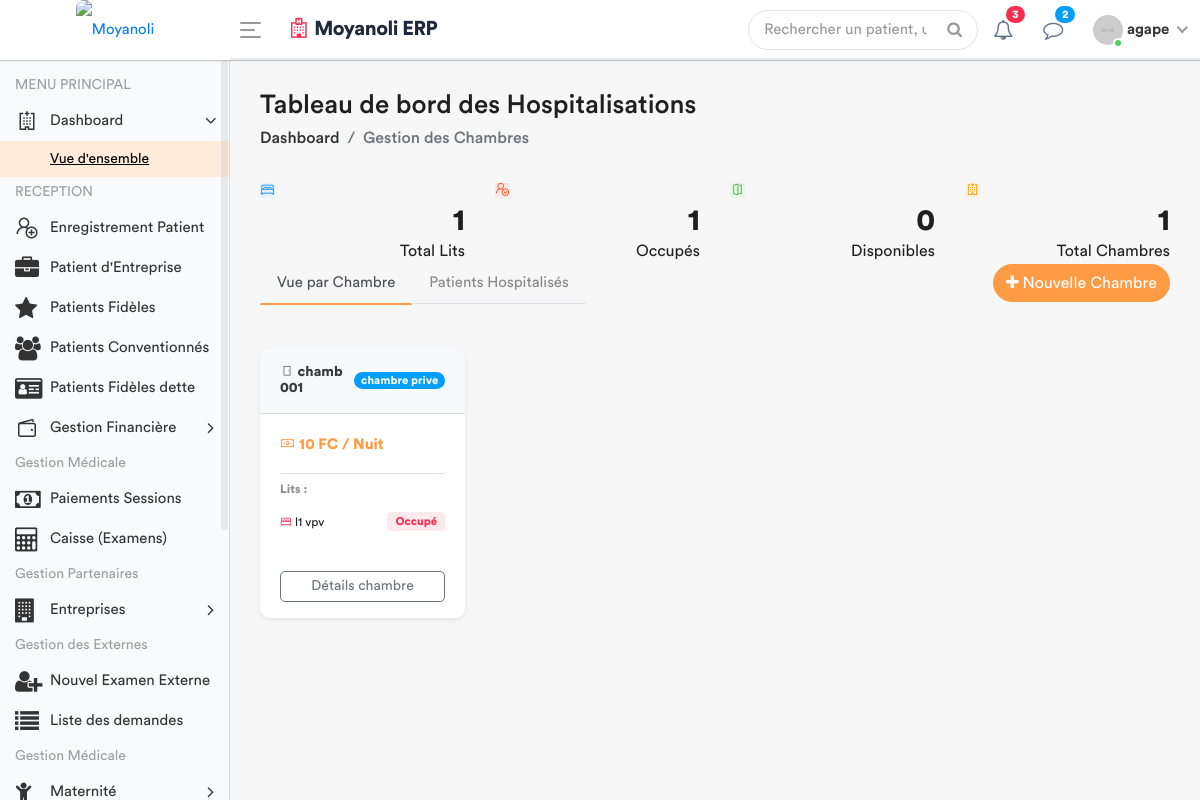
The app's page /chambres/ (signed in), older data.
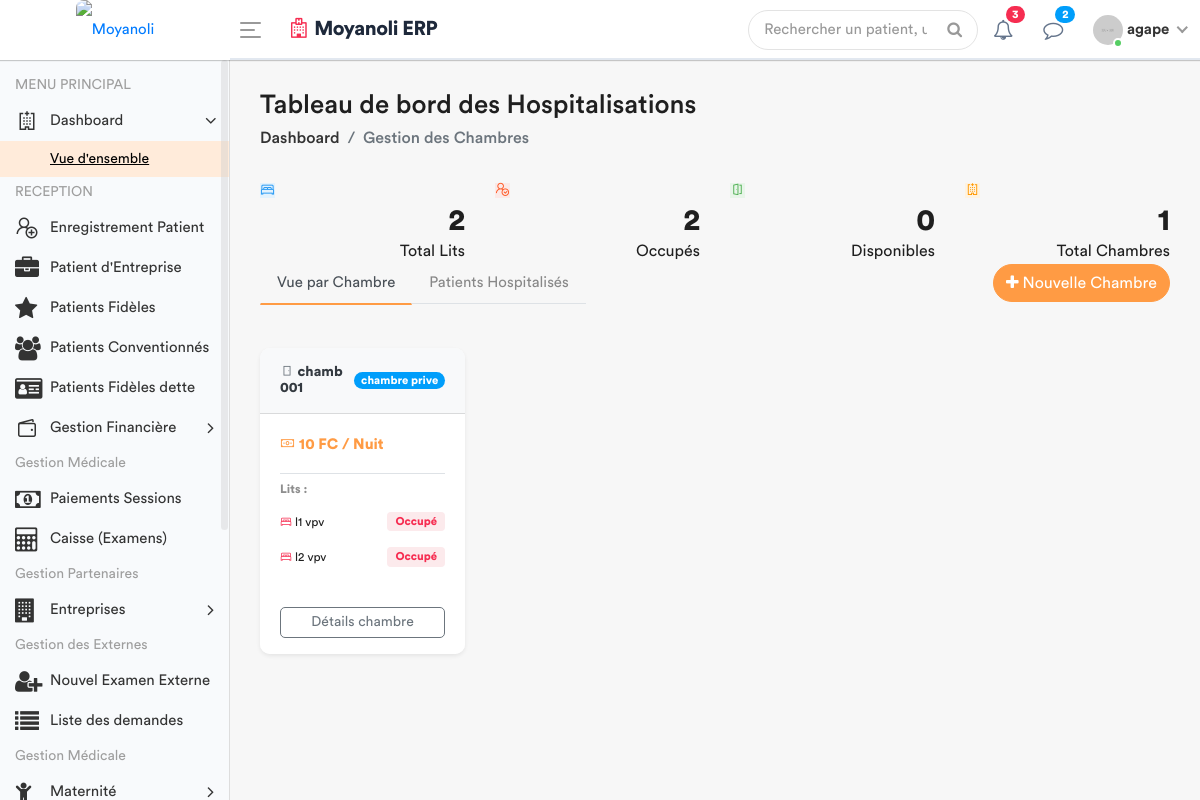
The same page, newer data.
### apps/models.py (models this page shows, shortened)
class Chambre(models.Model):
    nom = models.CharField(max_length=50, default="Sans nom")
    type_chambre = models.ForeignKey(TypeChambre, on_delete=models.CASCADE)
    est_active = models.BooleanField(default=True)

class TypeChambre(models.Model):
    libelle = models.CharField(max_length=100)
    prix_nuitée = models.DecimalField(max_digits=10, decimal_places=2, default=0.00)

class Lit(models.Model):
    chambre = models.ForeignKey(Chambre, related_name='lits', on_delete=models.CASCADE)
    nom_lit = models.CharField(max_length=50)
    est_occupe = models.BooleanField(default=False)
    est_actif = models.BooleanField(default=True)

### apps/views.py (the view)
# urls.py: path('chambres/', views.dashboard_chambres, name='dashboard_chambres'),
@login_required
def dashboard_chambres(request):
    chambres = Chambre.objects.all().select_related('type_chambre').prefetch_related('lits')
    role = Fonction.objects.filter(userKey=request.user).select_related('fonctionKey').first()
    fonctionKey = role.fonctionKey.roleName if role else None
    stats = Lit.objects.aggregate(
        total_lits=Count('id', filter=Q(est_actif=True)),
        lits_occupes=Count('id', filter=Q(est_occupe=True, est_actif=True)),
        lits_disponibles=Count('id', filter=Q(est_occupe=False, est_actif=True))
    )
    context = {
        'fonctionKey': fonctionKey,
        'chambres': chambres,
        'total_chambres': chambres.filter(est_active=True).count(),
        'total_lits': stats['total_lits'],
        'lits_occupes': stats['lits_occupes'],
        'lits_disponibles': stats['lits_disponibles'],
    }
    return render(request, 'back-end/hospitalisation/dashboard_chambres.html', context)

### apps/templates/back-end/hospitalisation/dashboard_chambres.html (shortened to what the changed rows need)
<!DOCTYPE html>
{% load static %}
<html lang="fr">
    <head>
        {% include 'back-end/includes/css.html' %}
    </head>
    <body>
        <div class="main-wrapper">
            <div class="page-wrapper">
                <div class="content container-fluid">
                    <div class="row">
                        <div class="col-md-6 col-sm-6 col-lg-6 col-xl-3">
                            <div class="dash-widget">
                                <div class="dash-widget-info text-right">
                                    <h3>{{ total_lits|default:"0" }}</h3>
                                    <span class="widget-title1">Total Lits</span>
                                </div>
                            </div>
                        </div>
                        <div class="col-md-6 col-sm-6 col-lg-6 col-xl-3">
                            <div class="dash-widget">
                                <div class="dash-widget-info text-right">
                                    <h3>{{ lits_occupes|default:"0" }}</h3>
                                    <span class="widget-title2">Occupés</span>
                                </div>
                            </div>
                        </div>
                    </div>
                    <div class="tab-content">
                        <div class="tab-pane show active" id="vue-chambres">
                            <div class="row">
                                {% for chambre in chambres %}
                                <div class="col-md-4 col-sm-6 col-lg-4 col-xl-3">
                                    <div class="card border-0 shadow-sm mb-4" style="border-radius: 10px; overflow: hidden;">
                                        <div class="card-header bg-light d-flex justify-content-between align-items-center py-3">
                                            <h5 class="m-0 font-weight-bold text-dark">
                                                <i class="la la-door-closed text-secondary"></i> {{ chambre.nom }}
                                            </h5>
                                            <span class="badge badge-pill badge-info">
                                                {{ chambre.type_chambre.libelle }}
                                            </span>
                                        </div>
                                        <div class="card-body">
                                            <p class="text-primary font-weight-bold mb-3">
                                                <i class="la la-money-bill"></i> {{ chambre.type_chambre.prix_nuitée|floatformat:0 }} FC / Nuit
                                            </p>
                                            <h6 class="font-weight-bold text-muted border-top pt-2">Lits :</h6>
                                            <div class="list-group list-group-flush">
                                                {% for lit in chambre.lits.all %}
                                                <div class="d-flex justify-content-between align-items-center py-2">
                                                    <span class="small font-weight-medium">
                                                        <i class="la la-bed {% if lit.est_occupe %}text-danger{% else %}text-success{% endif %}"></i>
                                                        {{ lit.nom_lit }}
                                                    </span>
                                                    {% if not lit.est_actif %}
                                                        <span class="badge badge-warning-light text-warning px-2 py-1 small">Maintenance</span>
                                                    {% elif lit.est_occupe %}
                                                        <span class="badge badge-danger-light text-danger px-2 py-1 small">Occupé</span>
                                                    {% else %}
                                                        <span class="badge badge-success-light text-success px-2 py-1 small">Libre</span>
                                                    {% endif %}
                                                </div>
                                                {% empty %}
                                                <p class="text-muted small italic m-0">Aucun lit configuré</p>
                                                {% endfor %}
                                            </div>
                                        </div>
                                        <div class="card-footer bg-white border-0 text-center pb-3">
                                            <a href="#" class="btn btn-sm btn-block btn-outline-secondary">Détails chambre</a>
                                        </div>
                                    </div>
                                </div>
                                {% empty %}
                                <div class="col-12 text-center py-5">
                                    <i class="la la-bed" style="font-size: 4rem; color: #ddd;"></i>
                                    <p class="text-muted mt-2">Aucune chambre disponible dans la base.</p>
                                </div>
                                {% endfor %}
                            </div>
                        </div>
                    </div>
                </div>
            </div>
        </div>
    </body>
</html>

Row changes from the older to the newer data that the page shows:
added Lit: est_occupe True (drawn), nom_lit "l2 vpv", est_actif "Occupé"
Text that changed along with them:
{{ total_lits|default:"0" }}: "1" → "2"
{{ lits_occupes|default:"0" }}: "1" → "2"
